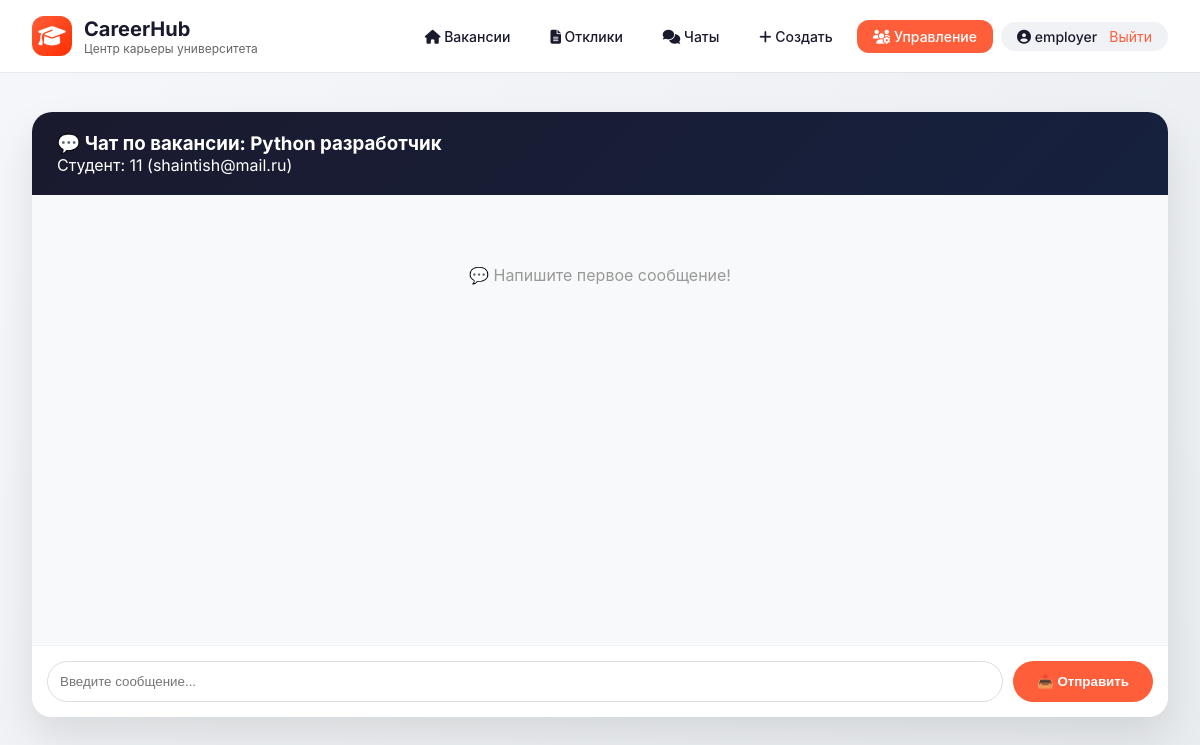
The app's page /chat/2 (signed in), older data.
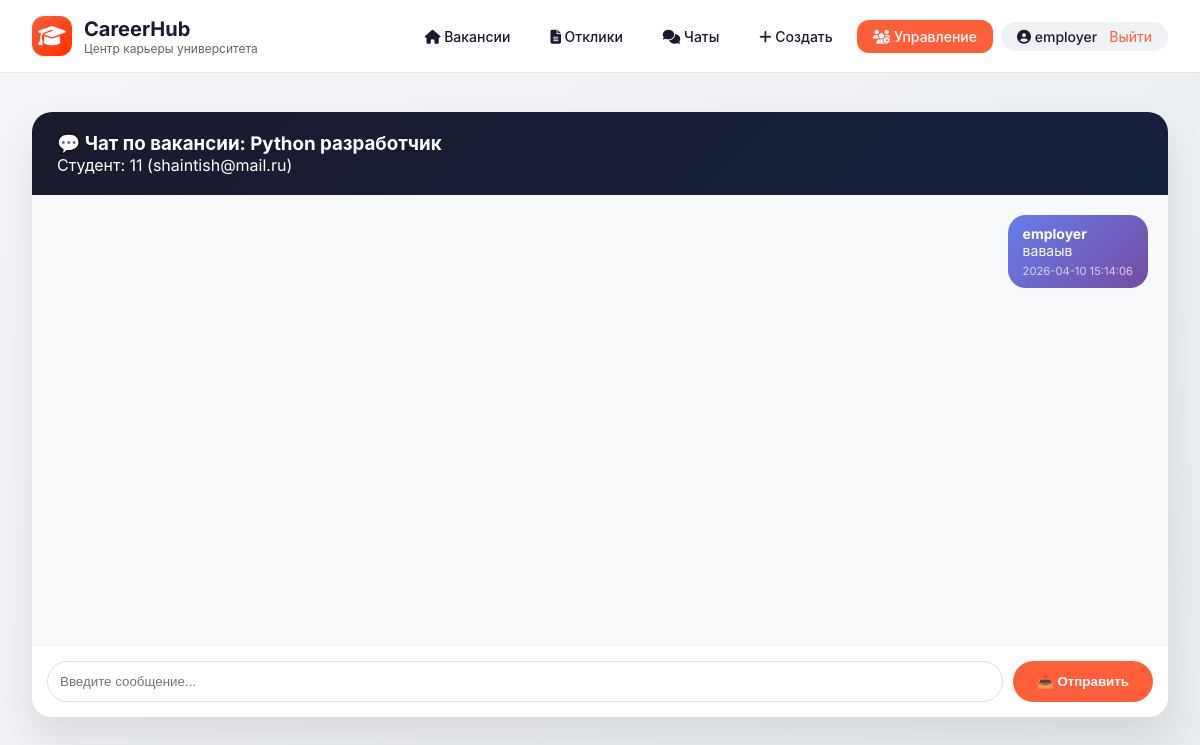
The same page, newer data.
### tables this page shows
CREATE TABLE messages (
            id INTEGER PRIMARY KEY AUTOINCREMENT,
            application_id INTEGER NOT NULL,
            sender TEXT NOT NULL,
            sender_name TEXT NOT NULL,
            message_text TEXT NOT NULL,
            timestamp TIMESTAMP DEFAULT CURRENT_TIMESTAMP
        );

### app/main.py (the view)
@app.get("/chat/{application_id}", response_class=HTMLResponse)
async def chat_page(request: Request, application_id: int):
    session_id = request.cookies.get("session_id")
    if not session_id or session_id not in sessions:
        return RedirectResponse(url="/login", status_code=303)
    current_user = sessions[session_id]
    application = JobService.get_application(application_id)
    if not application:
        return RedirectResponse(url="/", status_code=303)
    is_student = (application["student_email"] == current_user.get("email"))
    is_employer = (current_user.get("role") == "employer")
    chat = JobService.get_chat_by_application(application_id)
    if not chat:
        vacancy = JobService.get_vacancy(application["vacancy_id"])
        chat = JobService.create_chat(
            application_id=application_id,
            student_email=application["student_email"],
            student_name=application["student_name"],
            vacancy_id=application["vacancy_id"],
            vacancy_title=vacancy["title"] if vacancy else f"Вакансия #{application['vacancy_id']}"
        )
    messages = JobService.get_messages_by_application(application_id)
    return templates.TemplateResponse("chat.html", {
        "request": request,
        "application_id": application_id,
        "chat": chat,
        "messages": messages,
        "user": current_user,
        "is_student": is_student,
        "is_employer": is_employer
    })

### templates/chat.html (shortened to what this page needs)
{% extends "base.html" %}
{% block content %}
<div class="chat-container">
    <div class="chat-header">
        <h3>💬 Чат по вакансии: {{ chat.vacancy_title }}</h3>
        <p>Студент: {{ chat.student_name }} ({{ chat.student_email }})</p>
    </div>
    <div class="chat-messages" id="chat-messages">
        {% if messages and messages|length > 0 %}
            {% for msg in messages %}
            <div class="message {% if (msg.sender == 'student' and is_student) or (msg.sender == 'employer' and is_employer) %}sent{% else %}received{% endif %}">
                <div class="message-bubble">
                    <div><strong>{{ msg.sender_name }}</strong></div>
                    <div>{{ msg.message_text }}</div>
                    <div class="message-time">{{ msg.timestamp }}</div>
                </div>
            </div>
            {% endfor %}
        {% else %}
            <p style="text-align: center; color: #999; padding: 50px;">💬 Напишите первое сообщение!</p>
        {% endif %}
    </div>
    <form method="post" action="/chat/{{ application_id }}/send" class="chat-input">
        <input type="text" name="message" placeholder="Введите сообщение..." required>
        <button type="submit" class="btn-primary">📤 Отправить</button>
    </form>
</div>
{% endblock %}

Row changes from the older to the newer data that the page shows:
added messages: sender_name "employer", message_text "ваваыв", timestamp "2026-04-10 15:14:06"
Text that changed along with them:
text no longer shown: "💬 Напишите первое сообщение!"
